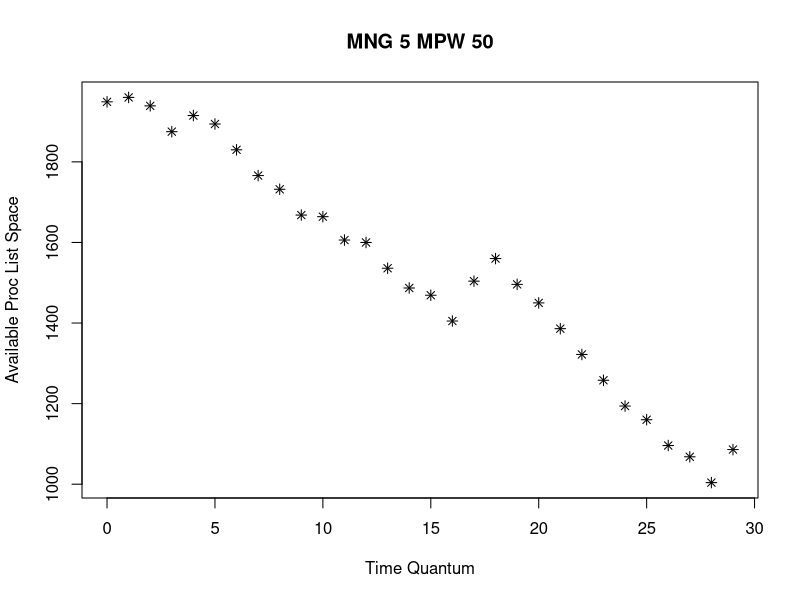
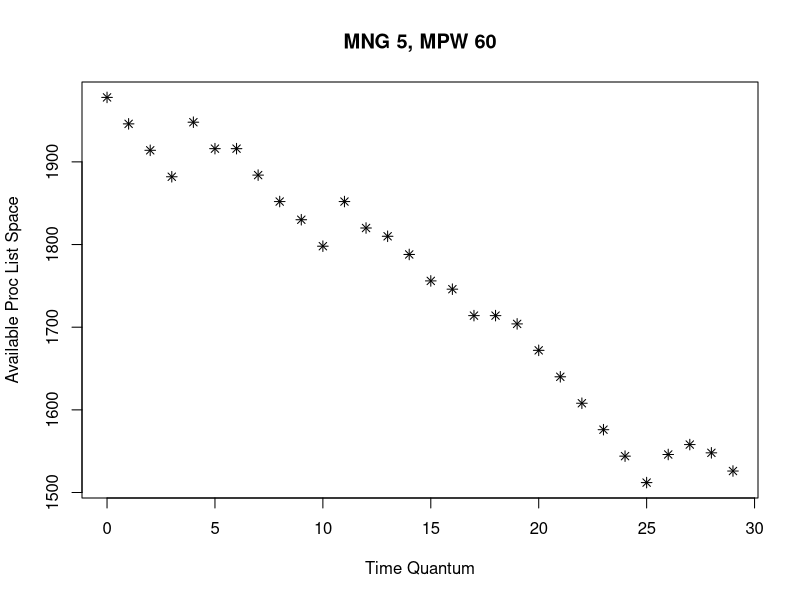
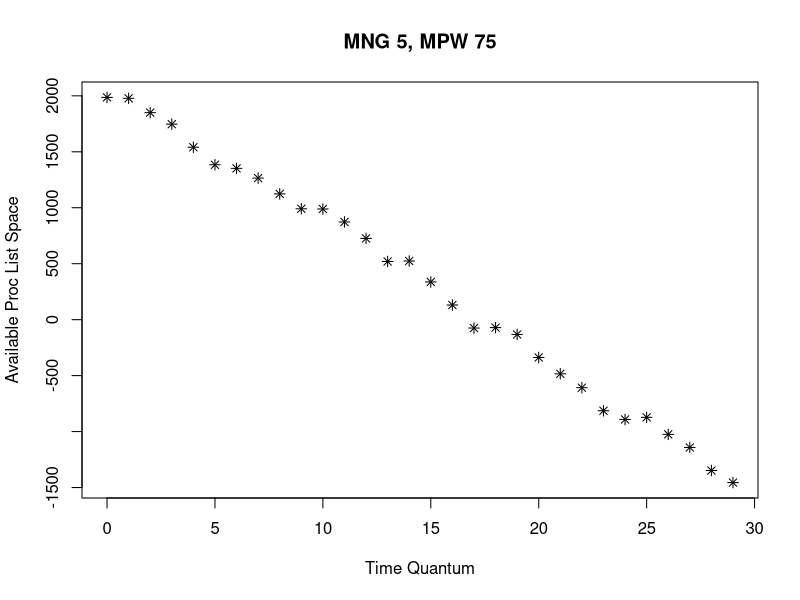
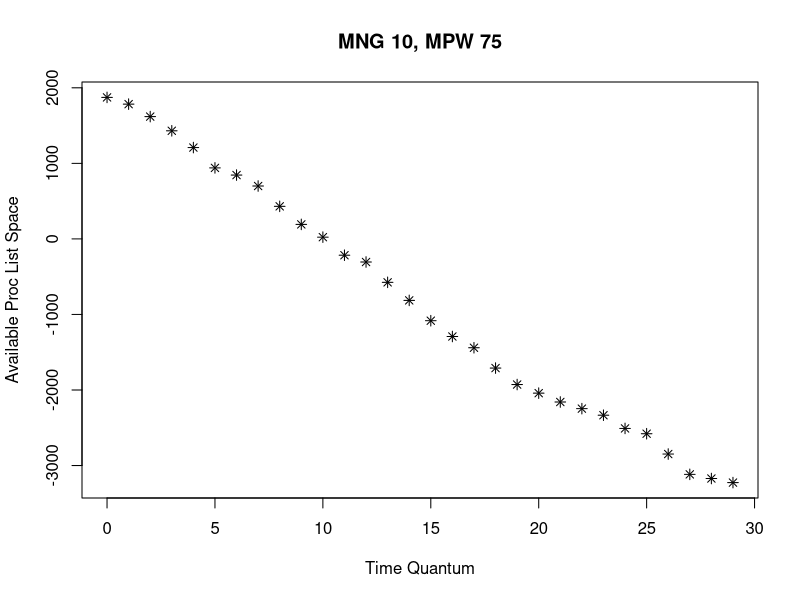
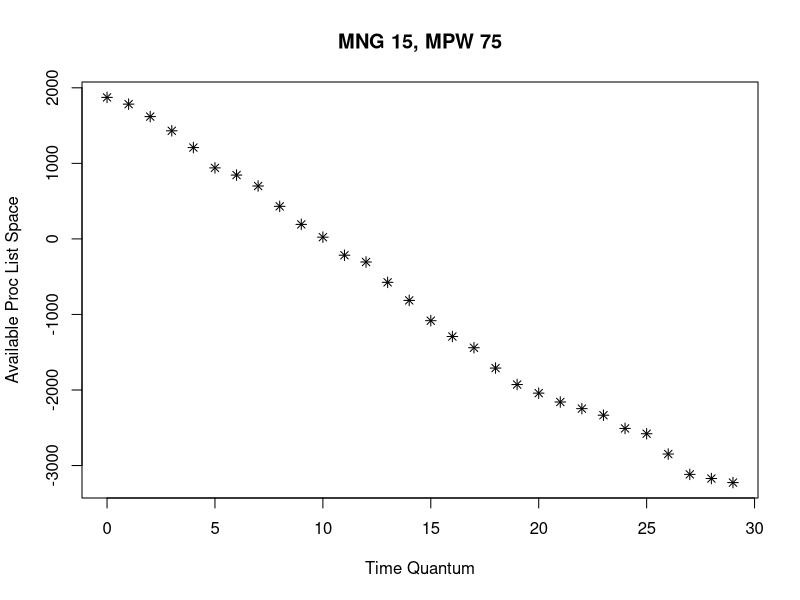

Here is the R script that generated these plots, in order:
setwd('~/Documents/programing_projects/schduling/documentation/report/firgures/data/')

data1 <- read.csv('mng05mpw50tt30.txt')
plot(
    main = 'MNG 5 MPW 50',
    y = data1$pla,
    x = data1$time,
    pch = 8,
    col = '#000000',
    xlab = 'Time Quantum',
    ylab = 'Available Proc List Space'
)
data2 <- read.csv('mng05mpw60tt30.txt')
plot(
    main = 'MNG 5, MPW 60',
    y = data2$pla,
    x = data2$time,
    pch = 8,
    col = '#000000',
    xlab = 'Time Quantum',
    ylab = 'Available Proc List Space'
)
data3 <- read.csv('mng05mpw75tt30.txt')
plot(
    main = 'MNG 5, MPW 75',
    y = data3$pla,
    x = data3$time,
    pch = 8,
    col = '#000000',
    xlab = 'Time Quantum',
    ylab = 'Available Proc List Space'
)
data4 <- read.csv('mng10mpw75tt30.txt')
plot(
    main = 'MNG 10, MPW 75',
    y = data4$pla,
    x = data4$time,
    pch = 8,
    col = '#000000',
    xlab = 'Time Quantum',
    ylab = 'Available Proc List Space'
)
data5 <- read.csv('mng10mpw75tt30.txt')
plot(
    main = 'MNG 15, MPW 75',
    y = data5$pla,
    x = data5$time,
    pch = 8,
    col = '#000000',
    xlab = 'Time Quantum',
    ylab = 'Available Proc List Space'
)
